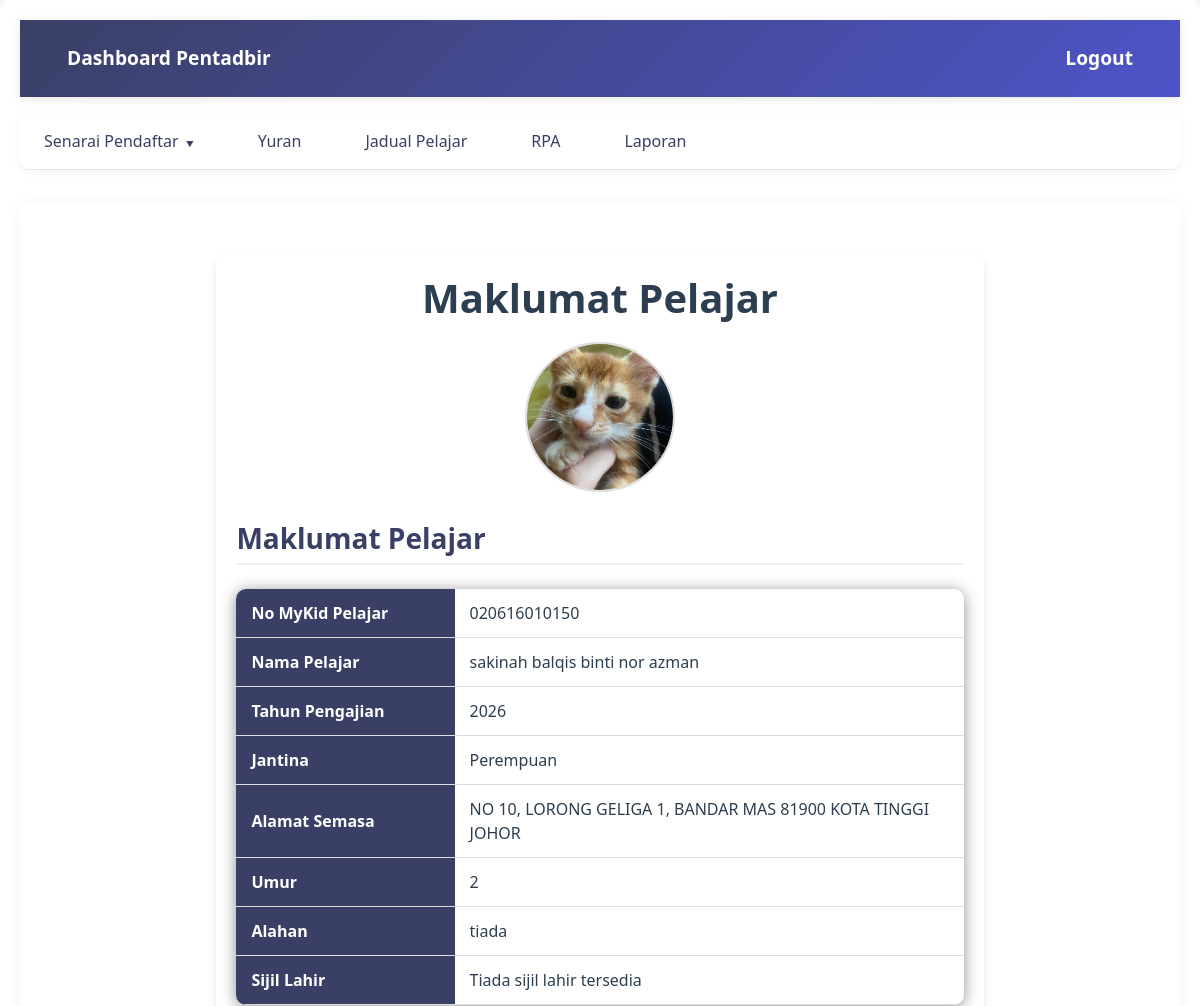
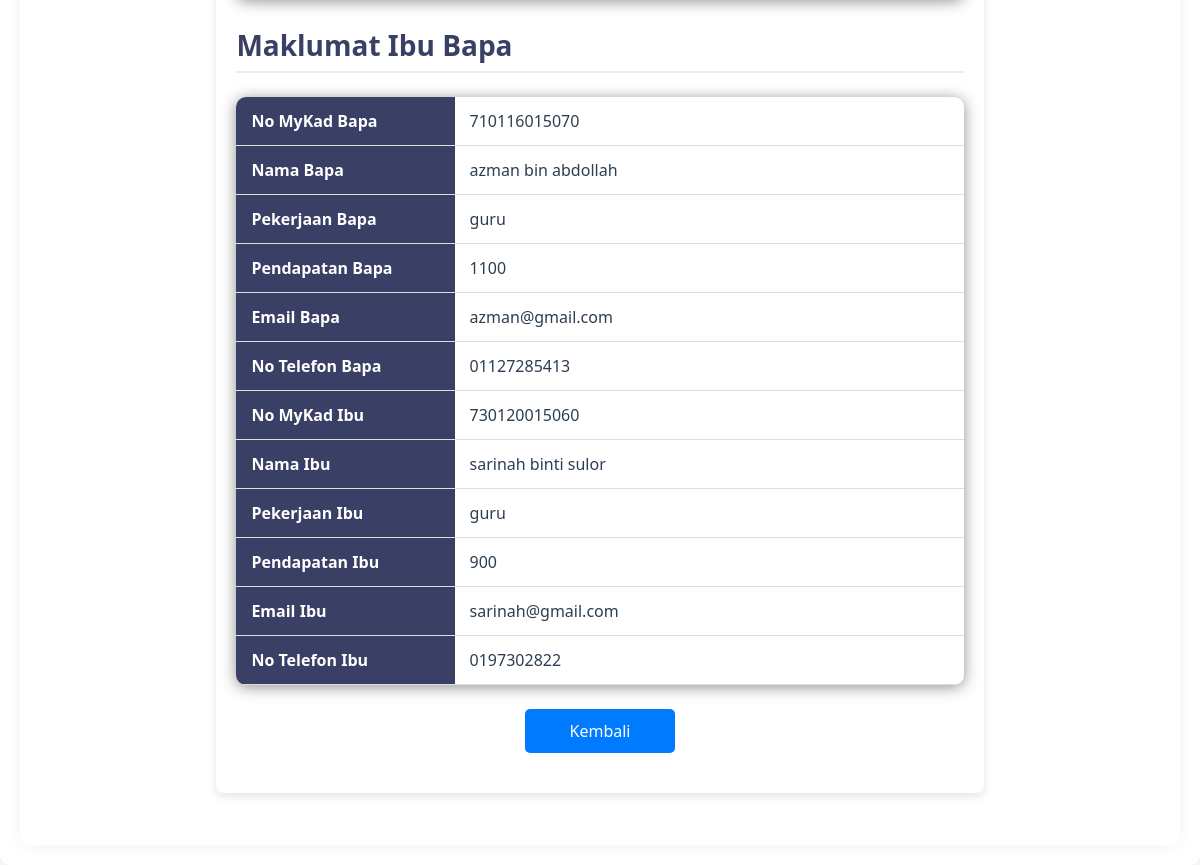
Screenshot of /profilPelajarAdmin.php?ic=020616010150 (signed in) with the database file from the repository (2 pictures, top to bottom).
### tables this page shows
CREATE TABLE `pelajar` (
  `ic_pelajar` varchar(20) NOT NULL,
  `nama_pelajar` varchar(100) NOT NULL,
  `jantina` varchar(10) NOT NULL,
  `alamat_semasa` varchar(255) DEFAULT NULL,
  `umur` int(11) DEFAULT NULL,
  `Alahan` varchar(100) DEFAULT NULL,
  `gambar_pelajar` varchar(255) DEFAULT NULL,
  `ibubapa_id` int(11) NOT NULL,
  `tahun_pengajian` int(4) DEFAULT NULL,
  `id_pentadbir` int(11) DEFAULT NULL,
  `id_pendidik` int(11) DEFAULT NULL,
  `sijilLahir_pelajar` varchar(255) DEFAULT NULL,
  `pengesahan` tinyint(1) DEFAULT NULL
);

CREATE TABLE `ibubapa` (
  `id_ibubapa` int(11) NOT NULL,
  `ic_bapa` varchar(20) NOT NULL,
  `nama_bapa` varchar(100) NOT NULL,
  `pekerjaan_bapa` varchar(100) DEFAULT NULL,
  `pendapatan_bapa` float DEFAULT NULL,
  `email_bapa` varchar(100) DEFAULT NULL,
  `no_bapa` varchar(15) DEFAULT NULL,
  `ic_ibu` varchar(20) DEFAULT NULL,
  `nama_ibu` varchar(100) DEFAULT NULL,
  `pekerjaan_ibu` varchar(100) DEFAULT NULL,
  `pendapatan_ibu` float DEFAULT NULL,
  `no_ibu` varchar(15) DEFAULT NULL,
  `EmailIbu` varchar(100) DEFAULT NULL,
  `username` varchar(100) NOT NULL,
  `password` varchar(20) NOT NULL,
  `peranan_id` int(11) NOT NULL DEFAULT 2,
  `pengesahan` tinyint(1) DEFAULT NULL
);

### profilPelajarAdmin.php (the view, shortened to what this page needs)
<?php
require_once 'config.php';
if (isset($_GET['ic'])) {
    $ic_pelajar = $_GET['ic'];
    $query = "
    SELECT
        pelajar.ic_pelajar,
        pelajar.nama_pelajar,
        pelajar.jantina,
        pelajar.alamat_semasa,
        pelajar.umur,
        pelajar.gambar_pelajar,
        pelajar.Alahan,
        pelajar.tahun_pengajian,
        ibubapa.ic_bapa,
        ibubapa.nama_bapa,
        ibubapa.pekerjaan_bapa,
        ibubapa.pendapatan_bapa,
        ibubapa.email_bapa,
        ibubapa.no_bapa,
        ibubapa.ic_ibu,
        ibubapa.nama_ibu,
        ibubapa.pekerjaan_ibu,
        ibubapa.pendapatan_ibu,
        ibubapa.no_ibu,
       ibubapa.EmailIbu,
        ibubapa.pengesahan,
        pelajar.sijilLahir_pelajar
    FROM pelajar
    INNER JOIN ibubapa ON pelajar.ibubapa_id = ibubapa.id_ibubapa
    WHERE pelajar.ic_pelajar = ?";
    $stmt = $conn->prepare($query);
    $stmt->bind_param("s", $ic_pelajar);
    $stmt->execute();
    $result = $stmt->get_result();
    $data = $result->fetch_assoc();
} else {
    die("IC pelajar tidak disediakan.");
}
?>
<!DOCTYPE html>
<html lang="en">
<head>
    <link rel="stylesheet" href="https://cdn.jsdelivr.net/npm/bootstrap@5.3.0/dist/css/bootstrap.min.css">
    <link rel="stylesheet" href="css/dashboard.css">
</head>
<body class="dashboard-container">
    <div class="container">
        <header>
            <a href="pentadbir_dashboard.php"><span>Dashboard Pentadbir</span></a>
            <a href="logout.php">Logout</a>
        </header>
                <nav>
                <ul>
                    <li class="dropdown-parent">
                    <a href="#">Senarai Pendaftar <span class="dropdown-icon">&#x25BC;</span></a>
                </li>
                <li><a href="yuranPentadbir.php">Yuran</a></li>
                <li><a href="admin_jadual.php">Jadual Pelajar</a></li>
                <li><a href="pentadbirRPA.php">RPA</a></li>
                <li><a href="pentadbirLaporan.php">Laporan</a></li>
            </ul>
        </nav>
        <main>
        <div class="profile-container">
            <h1>Maklumat Pelajar</h1>
            <div class="student-photo">
                <?php if (!empty($data['gambar_pelajar']) && file_exists("uploads/" . $data['gambar_pelajar'])): ?>
                    <img src="uploads/<?php echo htmlspecialchars($data['gambar_pelajar']); ?>" alt="Gambar Pelajar">
                <?php else: ?>
                    <img src="uploads/default.png" alt="Default Photo">
                <?php endif; ?>
            </div>
            <h3>Maklumat Pelajar</h3>
            <table>
                <tr>
                    <th>No MyKid Pelajar</th>
                    <td><?php echo htmlspecialchars($data['ic_pelajar']); ?></td>
                </tr>
                <tr>
                    <th>Nama Pelajar</th>
                    <td><?php echo htmlspecialchars($data['nama_pelajar']); ?></td>
                </tr>
                <tr>
                    <th>Tahun Pengajian</th>
                    <td><?php echo htmlspecialchars($data['tahun_pengajian']); ?></td>
                </tr>
                <tr>
                    <th>Jantina</th>
                    <td><?php echo htmlspecialchars($data['jantina']); ?></td>
                </tr>
                <tr>
                    <th>Alamat Semasa</th>
                    <td><?php echo htmlspecialchars($data['alamat_semasa']); ?></td>
                </tr>
                <tr>
                    <th>Umur</th>
                    <td><?php echo htmlspecialchars($data['umur']); ?></td>
                </tr>
                <tr>
                    <th>Alahan</th>
                    <td><?php echo htmlspecialchars($data['Alahan']); ?></td>
                </tr>
                <tr>
                    <th>Sijil Lahir</th>
                    <td>
                        <?php if (!empty($data['sijilLahir_pelajar']) && file_exists("uploads/" . $data['sijilLahir_pelajar'])): ?>
                            <a href="uploads/<?php echo htmlspecialchars($data['sijilLahir_pelajar']); ?>" target="_blank">Lihat Sijil Lahir</a>
                        <?php else: ?>
                            Tiada sijil lahir tersedia
                        <?php endif; ?>
                    </td>
                </tr>
            </table>
            <h3>Maklumat Ibu Bapa</h3>
            <table>
                <tr>
                    <th>No MyKad Bapa</th>
                    <td><?php echo htmlspecialchars($data['ic_bapa']); ?></td>
                </tr>
                <tr>
                    <th>Nama Bapa</th>
                    <td><?php echo htmlspecialchars($data['nama_bapa']); ?></td>
                </tr>
                <tr>
                    <th>Pekerjaan Bapa</th>
                    <td><?php echo htmlspecialchars($data['pekerjaan_bapa']); ?></td>
                </tr>
                <tr>
                    <th>Pendapatan Bapa</th>
                    <td><?php echo htmlspecialchars($data['pendapatan_bapa']); ?></td>
                </tr>
                <tr>
                    <th>Email Bapa</th>
                    <td><?php echo htmlspecialchars($data['email_bapa']); ?></td>
                </tr>
                <tr>
                    <th>No Telefon Bapa</th>
                    <td><?php echo htmlspecialchars($data['no_bapa']); ?></td>
                </tr>
                <tr>
                    <th>No MyKad Ibu</th>
                    <td><?php echo htmlspecialchars($data['ic_ibu']); ?></td>
                </tr>
                <tr>
                    <th>Nama Ibu</th>
                    <td><?php echo htmlspecialchars($data['nama_ibu']); ?></td>
                </tr>
                <tr>
                    <th>Pekerjaan Ibu</th>
                    <td><?php echo htmlspecialchars($data['pekerjaan_ibu']); ?></td>
                </tr>
                <tr>
                    <th>Pendapatan Ibu</th>
                    <td><?php echo htmlspecialchars($data['pendapatan_ibu']); ?></td>
                </tr>
                <tr>
                    <th>Email Ibu</th>
                    <td><?php echo htmlspecialchars($data['EmailIbu']); ?></td>
                </tr>
                <tr>
                    <th>No Telefon Ibu</th>
                    <td><?php echo htmlspecialchars($data['no_ibu']); ?></td>
                </tr>
            </table>
            <a href="javascript:history.back()" class="back-button">Kembali</a>
        </div>
        </main>
    </div>
</body>
</html>

### css/dashboard.css (style rules this page uses)
.dashboard-container { font-family: 'Segoe UI', system-ui, -apple-system, sans-serif; margin: 0; padding: 0; background: #f8f9fa; color: #2c3e50; width: 100%; box-sizing: border-box; min-height: 100vh; }
.dashboard-container .container { max-width: 1200px; width: 100%; margin: 0 auto; padding: 20px; background: #fff; box-shadow: 0 2px 15px rgba(0, 0, 0, 0.05); border-radius: 10px; box-sizing: border-box; }
.dashboard-container header { display: flex; justify-content: space-between; align-items: center; background: linear-gradient(135deg, #3a4065 0%, #4e54c8 100%); padding: 1rem 2rem; color: white; font-size: 1.2em; font-weight: bold; width: 100%; box-sizing: border-box; box-shadow: 0 2px 10px rgba(0, 0, 0, 0.1); }
.dashboard-container header a { color: white; text-decoration: none; font-size: 1em; padding: 8px 15px; border-radius: 5px; transition: all 0.3s ease; }
.dashboard-container nav { background: #ffffff; border-bottom: 1px solid rgba(0, 0, 0, 0.1); width: 100%; box-sizing: border-box; margin-bottom: 2rem; box-shadow: 0 2px 10px rgba(0, 0, 0, 0.05); }
.dashboard-container nav ul { list-style: none; padding: 0; margin: 0; display: flex; align-items: center; gap: 1rem; }
.dashboard-container nav ul li { position: relative; }
.dashboard-container nav ul li a { color: #3a4065; text-decoration: none; padding: 1rem 1.5rem; display: block; font-weight: 500; transition: all 0.3s ease; }
.dropdown-parent > a { display: flex; align-items: center; gap: 5px; }
.dropdown-icon { font-size: 0.8em; transition: transform 0.3s ease; }
.dashboard-container main { padding: 2rem; background: #fff; width: 100%; box-sizing: border-box; border-radius: 10px; box-shadow: 0 2px 15px rgba(0, 0, 0, 0.05); }
.dashboard-container table { width: 80%; border-collapse: collapse; margin: 1.5rem auto; background: white; border-radius: 10px; overflow: hidden; box-shadow: 0 2px 15px rgba(0, 0, 0, 0.449); }
.dashboard-container th, .dashboard-container td { padding: 1rem; border-bottom: 1px solid #eee; }
.dashboard-container th { background: #3a4065; font-weight: 600; color: #ffffff; text-align: center; }
.dashboard-container td { text-align: left; }
nav ul { list-style-type: none; margin: 0; padding: 0; display: flex; gap: 10px; background-color: #3a4065; padding: 10px; }
nav ul li { display: inline; }
nav ul li a { text-decoration: none; color: white; font-weight: bold; padding: 8px 15px; border-radius: 5px; }
.dropdown-parent { position: relative; }
.dropdown-icon { margin-left: 5px; font-size: 0.8em; }

### rows the page displays
pelajar: gambar_pelajar (picture), ic_pelajar "020616010150", nama_pelajar "sakinah balqis binti nor azman", tahun_pengajian "2026", jantina "Perempuan", alamat_semasa "NO 10, LORONG GELIGA 1, BANDAR MAS 81900 KOTA TINGGI JOHOR", umur "2", Alahan "tiada", ibubapa.ic_bapa "710116015070", ibubapa.nama_bapa "azman bin abdollah", ibubapa.pekerjaan_bapa "guru", ibubapa.pendapatan_bapa "1100", ibubapa.email_bapa "azman@gmail.com", ibubapa.no_bapa "01127285413", ibubapa.ic_ibu "730120015060", ibubapa.nama_ibu "sarinah binti sulor", ibubapa.pekerjaan_ibu "guru", ibubapa.pendapatan_ibu "900", ibubapa.EmailIbu "sarinah@gmail.com", ibubapa.no_ibu "0197302822"
